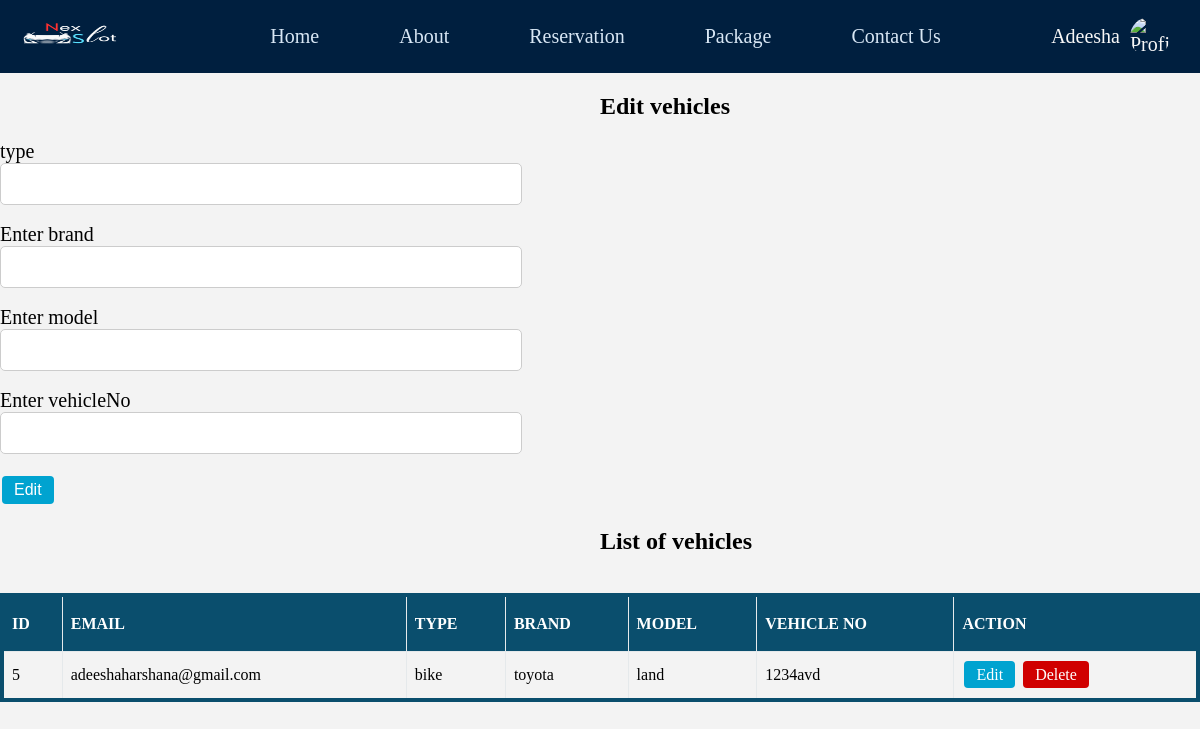
/editVehicle.php (signed in), run on an earlier commit of the app's database.
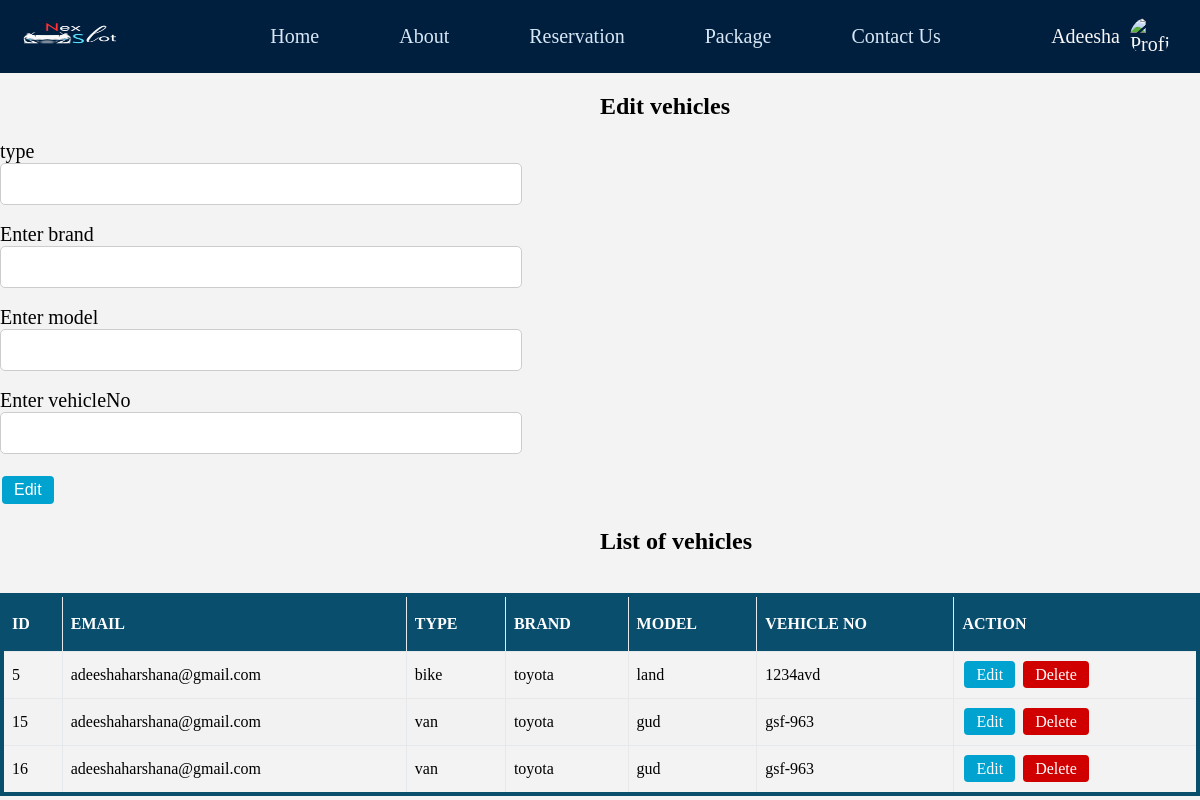
And on a later commit of the database.
### tables this page shows
CREATE TABLE `vehicle` (
  `email` varchar(32) NOT NULL,
  `vehicleID` int(11) NOT NULL,
  `type` varchar(10) NOT NULL,
  `brand` varchar(20) NOT NULL,
  `model` varchar(20) NOT NULL,
  `vehicleNo` varchar(10) NOT NULL,
  `date` varchar(20) NOT NULL
);

### editVehicle.php (the view, shortened to what this page needs)
<?php
    if(!isset($_SESSION["submit"])){
        include("loginHeader.php");
    }
    else{
        include("header.php");
    }
    require_once 'database.php';
?>
<!DOCTYPE html>
<html lang="en">
<head>
    <link rel="stylesheet" href="style\adminUser.css">
</head>
<body>
<div class="container" id="form-container">
    <h2>Edit vehicles</h2>
    <form method="post" action="">
        <div class="inputs">
            <label >type</label><br>
            <input type="text" name="type" id="name" value="<?php echo isset($type) ? $type : '';?>" ><br><br>
            <label for="admin_username">Enter brand</label><br>
            <input type="text" name="brand" id="username" value="<?php echo isset($brand) ? $brand : ''; ?>" required><br><br>
            <label for="admin_username">Enter model</label><br>
            <input type="text" name="model" id="username" value="<?php echo isset($model) ? $model : ''; ?>" required><br><br>
            <label for="admin_username">Enter vehicleNo</label><br>
            <input type="text" name="vehicleNo" id="username" value="<?php echo isset($vehicleNo) ? $vehicleNo : ''; ?>" required><br><br>
                <button type="submit" name="update" class="button" id="btn">Edit</button>
        </div>
    </form>
</div>
    <div class="container" id="table-container">
    <h2>List of vehicles</h2>
    <br>
    <table class="table">
        <thead>
            <tr>
                <th>ID</th>
                <th>EMAIL</th>
                <th>TYPE</th>
                <th>BRAND</th>
                <th>MODEL</th>
                <th>VEHICLE NO</th>
                <th>ACTION</th>
            </tr>
        </thead>
        <tbody>
        <?php
        $query = "SELECT * FROM VEHICLE WHERE email = '{$_SESSION['email']}'";
        $query_run = mysqli_query($conn, $query);
        if (mysqli_num_rows($query_run) > 0) {
            while ($row = mysqli_fetch_assoc($query_run)) {
                ?>
                <tr>
                    <td><?php echo $row['vehicleID']; ?></td>
                    <td><?php echo $row['email']; ?></td>
                    <td><?php echo $row['type']; ?></td>
                    <td><?php echo $row['brand']; ?></td>
                    <td><?php echo $row['model']; ?></td>
                    <td><?php echo $row['vehicleNo']; ?></td>
                    <td>
                        <a class='button' id='btn1' href='editVehicle.php?edit_id=<?php echo $row['vehicleID']; ?>'>Edit</a>
                        <a class='button' id='btn2' href='editVehicle.php?delete_id=<?php echo $row['vehicleID']; ?>' onclick="return confirm('Are you sure you want to delete this?');">Delete</a>
                    </td>
                </tr>
                <?php
            }
        } else {
            echo "<tr><td colspan='8'>No record found</td></tr>";
        }
        ?>
        </tbody>
    </table>
</div>
</body>
</html>

What changed in the data, as far as the page shows it:
added vehicle: vehicleID "15", email "adeeshaharshana@gmail.com", type "van", brand "toyota", model "gud", vehicleNo "gsf-963"
added vehicle: vehicleID "16", email "adeeshaharshana@gmail.com", type "van", brand "toyota", model "gud", vehicleNo "gsf-963"
